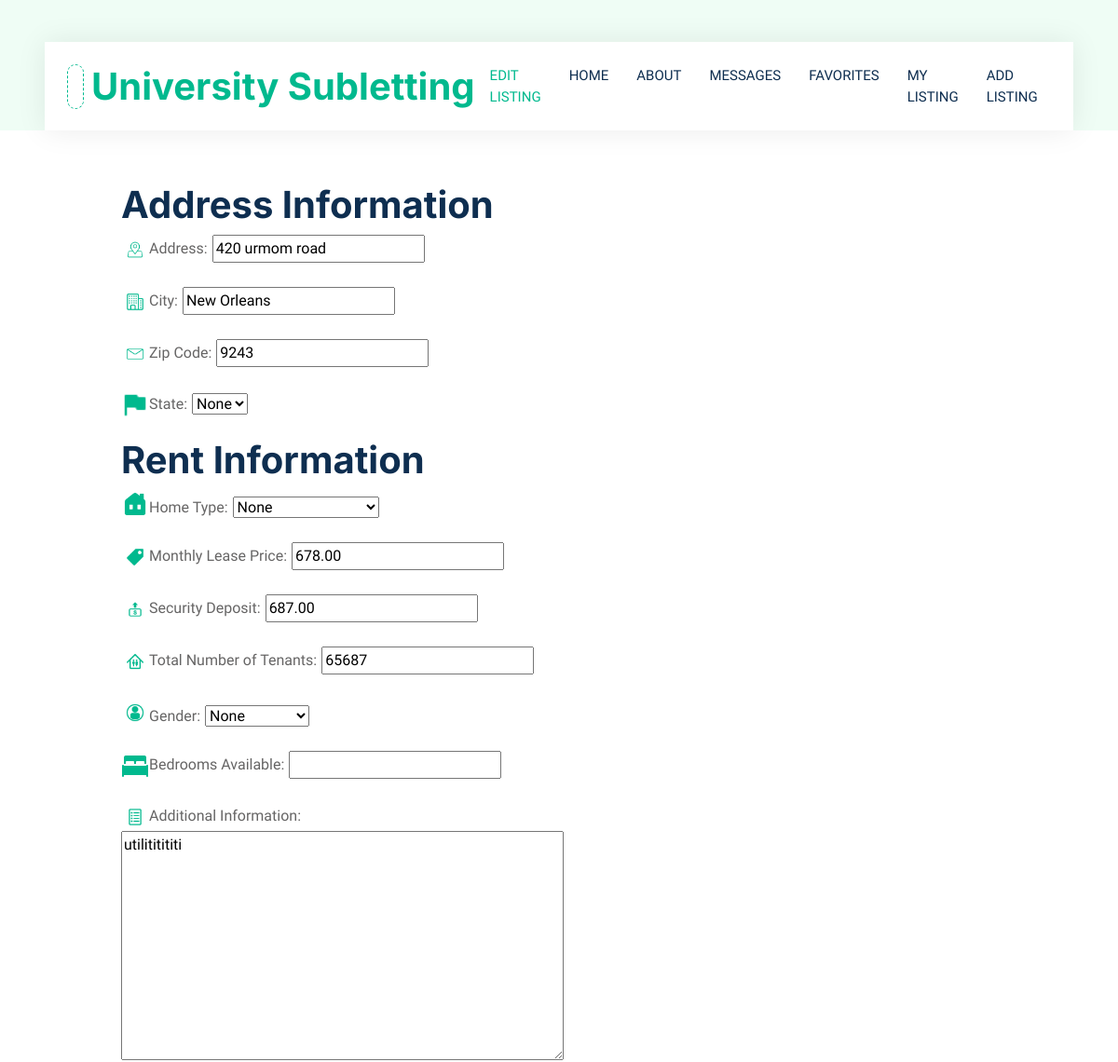
Page /edit_listing/ (signed in, upper part) on the earlier database version.
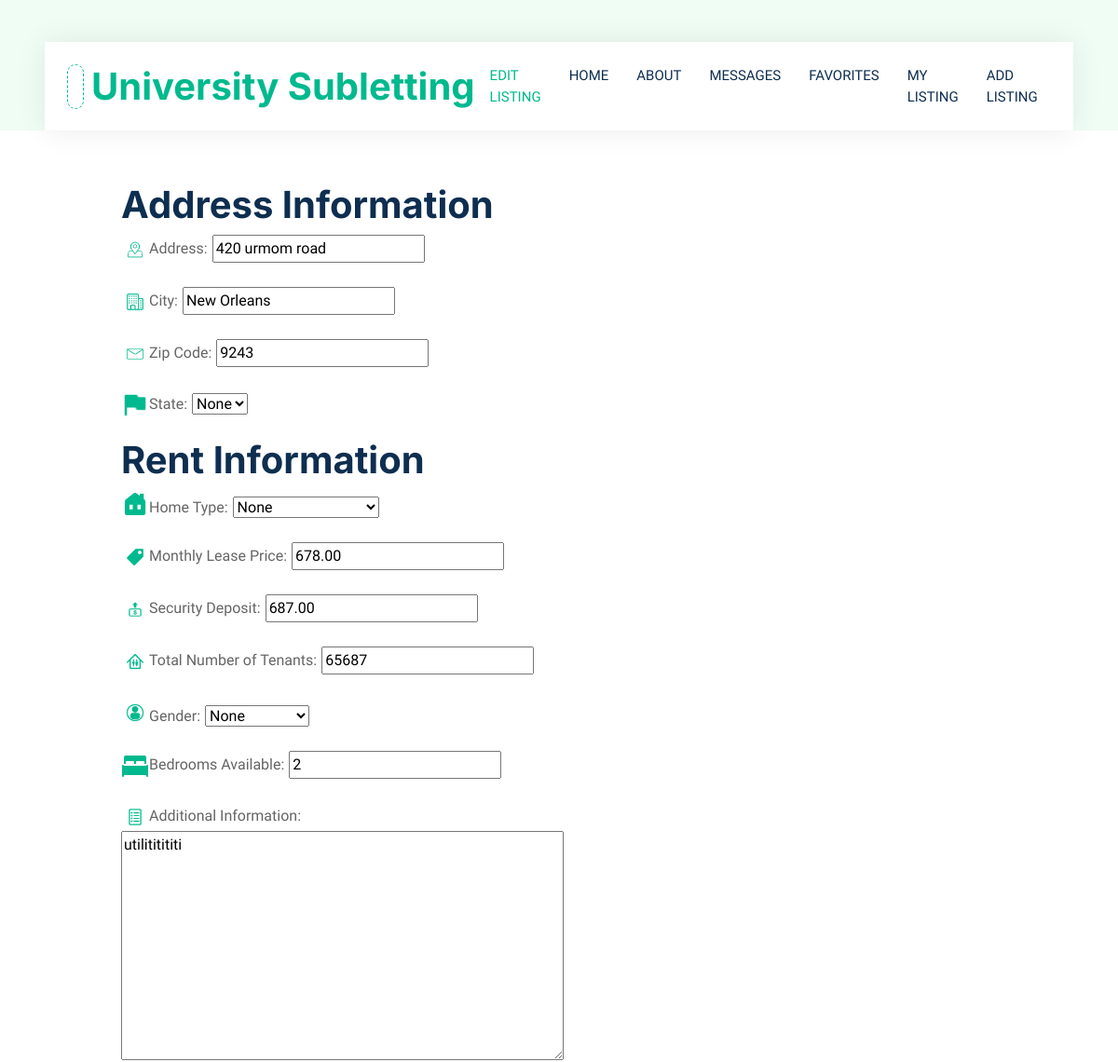
Same page on the later database version.
### hello/models.py (models this page shows)
class allinformation(models.Model):
    user = models.ForeignKey(User, on_delete=models.CASCADE, null=True)
    address = models.CharField(max_length=200, blank=True, null=True)
    city = models.CharField(max_length=200, blank=True, null=True)
    zip = models.IntegerField( blank=True, null=True)
    state = models.CharField(max_length=22, blank=True, null=True)
    hometype = models.CharField(max_length=100, blank=True, null=True)
    monthlyprice = models.DecimalField(max_digits = 100, decimal_places=2, blank=True, null=True)
    securitydeposit = models.DecimalField(max_digits = 100, decimal_places=2, blank=True, null=True)
    numbertenants = models.IntegerField(blank=True, null=True)
    gender = models.CharField(max_length=20, blank=True, null=True)
    beds = models.IntegerField( blank=True, null=True)
    addrentinfo = models.CharField(max_length=300, blank=True, null=True)
    parking = models.CharField(max_length=4, blank=True, null=True)
    pets = models.CharField(max_length=4, blank=True, null=True)
    laundry = models.CharField(max_length=20, blank=True, null=True)
    addamenityinfo = models.CharField(max_length=300, blank=True, null=True)
    image = models.ImageField(upload_to=None, height_field=None, width_field=None, max_length=100,blank=True, null=True )

### hello/views.py (the view)
# urls.py: path("edit_listing/", views.edit_listing, name="edit_listing"),
def edit_listing(request):
    addyinfo = allinformation.objects.filter(user=request.user).last()
    return render(request, "hello/edit_listing.html", {'addyinfo': addyinfo,})

### hello/templates/hello/edit_listing.html (shortened to what the changed rows need)
{% extends "hello/layout.html" %}
{% load static %}
{% block content %}
<!DOCTYPE html>
<html lang="en">
<head>
    <link href="https://cdnjs.cloudflare.com/ajax/libs/font-awesome/5.10.0/css/all.min.css" rel="stylesheet">
    <link href="https://cdn.jsdelivr.net/npm/bootstrap-icons@1.4.1/font/bootstrap-icons.css" rel="stylesheet">
    <link href="{% static 'hello/lib/animate/animate.min.css' %}" rel="stylesheet">
    <link href="{% static 'hello/lib/owlcarousel/assets/owl.carousel.min.css' %}" rel="stylesheet">
    <link href="{% static 'hello/css/bootstrap.min.css' %}" rel="stylesheet">
    <link href="{% static 'hello/css/style.css' %}" rel="stylesheet">
</head>
<body>
    <div class="container-fluid nav-bar bg-transparent">
        <nav class="navbar navbar-expand-lg bg-white navbar-light py-0 px-4">
            <a href="{% url 'home' %}" class="navbar-brand d-flex align-items-center text-center">
                <h1 class="m-0 text-primary">University Subletting</h1>
            </a>
        </nav>
    </div>
    <div class="container-fluid bg-white p-0">
        <div class="row g-0 flex-column-reverse flex-md-row">
            <div class="row col p-5 mt-2" style="margin-left:70px">
                <form action = "/display/" method = "post">
                    <h1>Address Information</h1>
                    <p><img class="img-fluid" src="{% static 'hello/images/icon-address.png'%}" alt="Icon" style="width: 30px; height: 30px;"><label for="address">Address:</label><input value="{{addyinfo.address}}" type="text" id="address" name="address" style="margin-bottom:10px; margin-left:5px" pattern = "[0-9]+\s[a-zA-Z]?\s?[a-zA-Z]+\s[a-zA-Z]+(\s[a-zA-Z]+\s[a-zA-Z0-9]+)?$" required></p>
                    <p><img class="img-fluid" src="{% static 'hello/images/icon-city.png'%}" alt="Icon" style="width: 30px; height: 30px;"><label for="city">City:</label><input value="{{addyinfo.city}}"type="text" id="city" name="city" style="margin-bottom:10px; margin-left:5px" required></p>
                    <p><img class="img-fluid" src="{% static 'hello/images/icon-zipcode.png'%}" alt="Icon" style="width: 30px; height: 30px;"><label for="zip">Zip Code:</label><input value="{{addyinfo.zip}}" type="text" id="zip" name="zip" style="margin-bottom:10px; margin-left:5px" required></p>
                    <p><img class="img-fluid" src="{% static 'hello/images/icon-flag.png'%}" alt="Icon" style="width: 30px; height: 30px;"><label for="state">State:</label><select name="state" style="margin-left:5px" required><option>{{addyinfo.state}}</option>
                    </select></p>
                    <h1 style="margin-top:20px">Rent Information</h1>
                    <p><img class="img-fluid" src="{% static 'hello/images/icon-house (2).png'%}" alt="Icon" style="width: 30px; height: 30px; margin-bottom:10px"><label for="hometype">Home Type: </label><select name="home" style="margin-left:5px" required><option>{{addyinfo.hometype}}</option></select></p>
                    <p><img class="img-fluid" src="{% static 'hello/images/icon-lease.png'%}" alt="Icon" style="width: 30px; height: 30px;"><label for="price">Monthly Lease Price: </label><input value="{{addyinfo.monthlyprice}}" type="number" id="price" name="price" min=0 style="margin-bottom:10px; margin-left:5px" required></p>
                    <p><img class="img-fluid" src="{% static 'hello/images/icon-deposit.png'%}" alt="Icon" style="width: 30px; height: 30px;"><label for="deposit">Security Deposit: </label><input value="{{addyinfo.securitydeposit}}" type="number" id="deposit" name="deposit" min=0 style="margin-bottom:10px; margin-left:5px" required></p>
                    <p><img class="img-fluid" src="{% static 'hello/images/icon-tenants.png'%}" alt="Icon" style="width: 30px; height: 30px;"><label for="rooms">Total Number of Tenants:</label><input value="{{addyinfo.numbertenants}}" type="number" id="rooms" name="rooms" min=0 style="margin-bottom:10px; margin-left:5px" required></p>
                    <p><img class="img-fluid" src="{% static 'hello/images/icon-person.png'%}" alt="Icon" style="width: 30px; height: 30px; margin-bottom:10px"><label for="gender">Gender: </label><select name="gender" style="margin-left:5px" required><option>{{addyinfo.gender}}</option></select></p>
                    <p><img class="img-fluid" src="{% static 'hello/images/icon-bed.png'%}" alt="Icon" style="width: 30px; height: 30px;"><label for="beds">Bedrooms Available: </label><input value="{{addyinfo.beds}}" type="number" id="beds" name="beds" min=0 style="margin-bottom:10px; margin-left:5px" required></p>
                    <p><img class="img-fluid" src="{% static 'hello/images/icon-misc.png'%}" alt="Icon" style="width: 30px; height: 30px;"><label for="rent_etc">Additional Information: </label><br><textarea name="rent_etc" rows="10" cols="50" placeholder="Utilities not included in rent, upper property in duplex, two entrances to apartment, etc.">{{addyinfo.addrentinfo}}</textarea></p>
            </div>
        </div>
    </div>
    </body>
</html>
{% endblock %}

Differences in the rows shown:
changed allinformation "420 urmom road": beds (not shown) → "2"
